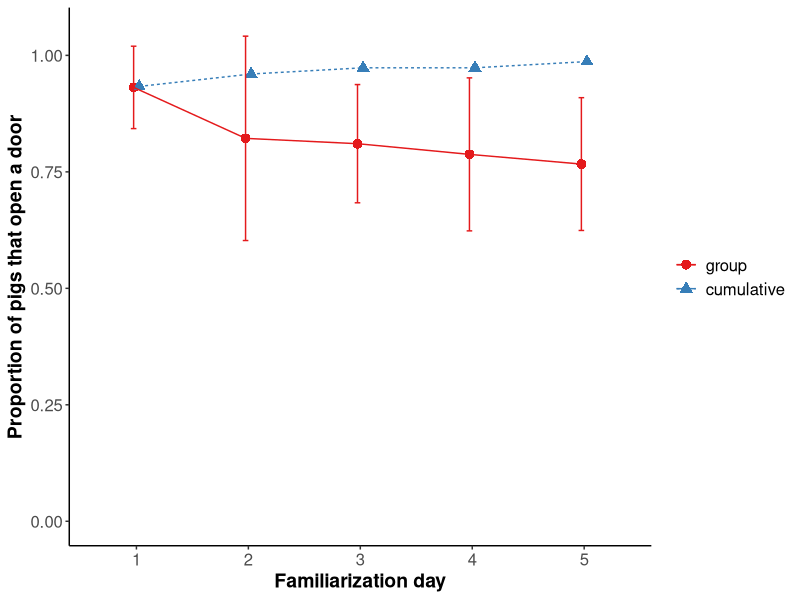

Here is the R script that generated this plot:
## ---- chunk 1
library(tidyverse)     # tidy universe
## ---- chunk 2
my_theme = theme_classic() +
  theme(axis.title = element_text(face="bold", size=14),
        axis.text  = element_text(size=12, angle = 0, vjust = 0.5),
        plot.title = element_text(face="bold", size=14),
        panel.grid.major = element_blank(),
        panel.grid.minor = element_blank())
## ---- chunk 3
set.seed(1989)
## ---- chunk 4
dat <- read_csv("../data/proportion-familiarization.csv")
## ---- chunk 5
dat <- dat %>%
  mutate_at(vars(familiarization_day,
                 level), ~as.factor(.)) %>% 
  mutate(level = relevel(level, "group"))
## ---- chunk 6
plot <- dat %>%
  ggplot(aes(x    = familiarization_day,
             col   = level,
             shape = level)) +
  geom_point(aes(y = prop),
             size = 3,
             position = position_dodge(width = 0.1)) +
  geom_line(aes(y        = prop,
                group    = level,
                linetype = level),
            position = position_dodge(width = 0.1)) +
  geom_errorbar(aes(ymin = prop - group.sd,
                    ymax = prop + group.sd),
                width = 0.1,
                position = position_dodge(width = 0.1)) +
  scale_color_brewer(palette = "Set1")+
  scale_y_continuous(lim = c(0, 1.05), breaks = seq(0, 1, 0.25)) +
  labs(x = "Familiarization day",
       y = "Proportion of pigs that open a door") +
  my_theme +
  theme(legend.position = "right",
        legend.title = element_blank(),
        legend.text = element_text(size=12))
## ---- chunk 7
plot
## ---- chunk 8
citation()
version$version.string
## ---- chunk 9
citation("tidyverse")
## ---- chunk 10
sessionInfo()
